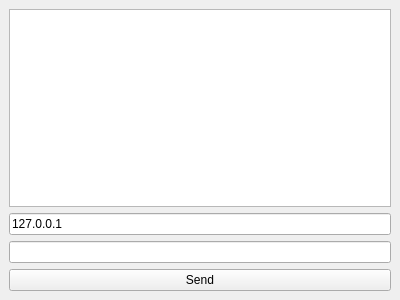
<?xml version="1.0" encoding="UTF-8"?>
<ui version="4.0">
 <class>MainWindow</class>
 <widget class="QMainWindow" name="MainWindow">
  <property name="geometry">
   <rect>
    <x>0</x>
    <y>0</y>
    <width>400</width>
    <height>300</height>
   </rect>
  </property>
  <property name="windowTitle">
   <string>UDP Client</string>
  </property>
  <widget class="QWidget" name="centralwidget">
   <layout class="QVBoxLayout" name="verticalLayout">
    <item>
     <widget class="QTextEdit" name="chatTextEdit"/>
    </item>
    <item>
     <widget class="QLineEdit" name="serverAddressLineEdit">
      <property name="text">
       <string>127.0.0.1</string>
      </property>	 
      <property name="placeholderText">
       <string>Enter server address</string>
      </property>
     </widget>
    </item>
    <item>
     <widget class="QLineEdit" name="messageLineEdit"/>
    </item>
    <item>
     <widget class="QPushButton" name="sendButton">
      <property name="text">
       <string>Send</string>
      </property>
     </widget>
    </item>
   </layout>
  </widget>
 </widget>
</ui>
